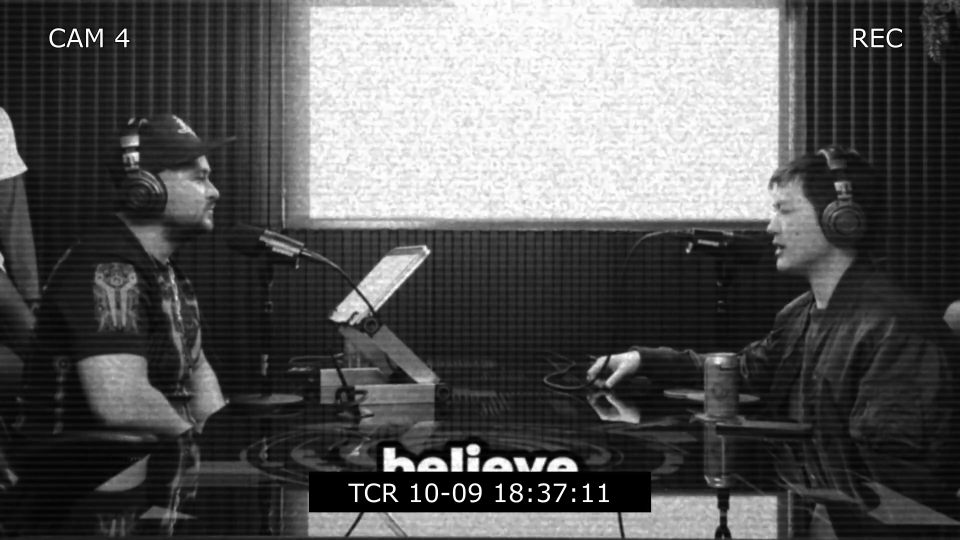
#> input picture data/hook_analysis/results/frames/3daVeYfF8aM_hook/frame_001.png, 1920 x 1080 px (shown at 1/2 size)
$ python -i image_service.py   (imports and definitions only)
#> lines starting #> are read from the running program, lines starting #| are printed output that depends on the picture
#> further down, picture is the input picture: PIL image 1920x1080 RGB; min 0, max 255, mean 88
# Protocol Pulse Editorial Image Service
# 90% Pexels stock photos, 10% Grok hyper-realistic (top articles with named people/brands only)
# Red/black brand overlay on all images for cohesive look

import os
import re
import time
import logging
import requests
import hashlib
from pathlib import Path
from PIL import Image, ImageDraw, ImageFilter, ImageEnhance
from io import BytesIO

logger = logging.getLogger(__name__)

HEADERS_DIR = Path("static/images/headers")
# [1 line not run here, left out]

# Target size: 1200x630 (OpenGraph standard, works for SEO, Substack, social)
TARGET_WIDTH = 1200
TARGET_HEIGHT = 630

# Keywords that indicate a "top article" worthy of Grok generation
TOP_ARTICLE_INDICATORS = [
    'michael saylor',
    'elon musk',
    'trump',
    'biden',
    'powell',
    'gensler',
    'blackrock',
    'fidelity',
    'jpmorgan',
    'goldman sachs',
    'sec ',
    'fed ',
    'federal reserve',
    'congress',
    'senate',
    'white house',
    'breaking:',
    'exclusive:',
    'just in:',
]

class ImageGenerationService:
    """Pexels-first image service with Grok fallback for premium articles."""

    def __init__(self):
        self.pexels_key = os.environ.get("PEXELS_API_KEY", "")
        self.xai_key = os.environ.get("XAI_API_KEY", "")
        self.openai_key = os.environ.get("OPENAI_API_KEY", "")

        if self.pexels_key:
            logger.info("Image service initialized with Pexels (primary)")
        else:
            logger.warning(
                "PEXELS_API_KEY not set — image service will use fallbacks only"
            )

        if self.xai_key:
            logger.info(
                "Grok image generation available (secondary, top articles only)"
            )

    # ─── PUBLIC API ────────────────────────────────────────────────

    # [597 lines left out: functions generate_article_header_image, _fetch_pexels_image, _generate_grok_image, _generate_openai_image, _generate_fallback_image, _safe_filename and 5 more, not called in this run]

def _apply_brand_overlay(img):
    """Apply subtle red/black brand overlay for cohesive look."""
    # Slightly darken the image
    enhancer = ImageEnhance.Brightness(img)
    img = enhancer.enhance(0.75)
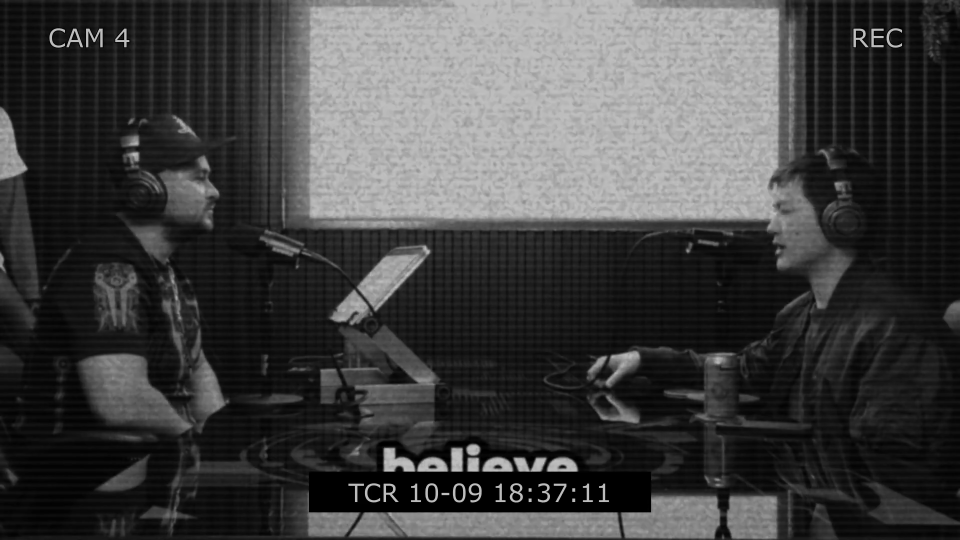
#> img: PIL image 1920x1080 RGB (shown at 1/2 size); min 0, max 191, mean 65.6

    # Boost contrast slightly
    enhancer = ImageEnhance.Contrast(img)
    img = enhancer.enhance(1.15)

    # Add subtle red tint via overlay
    overlay = Image.new("RGB", img.size, (40, 0, 0))
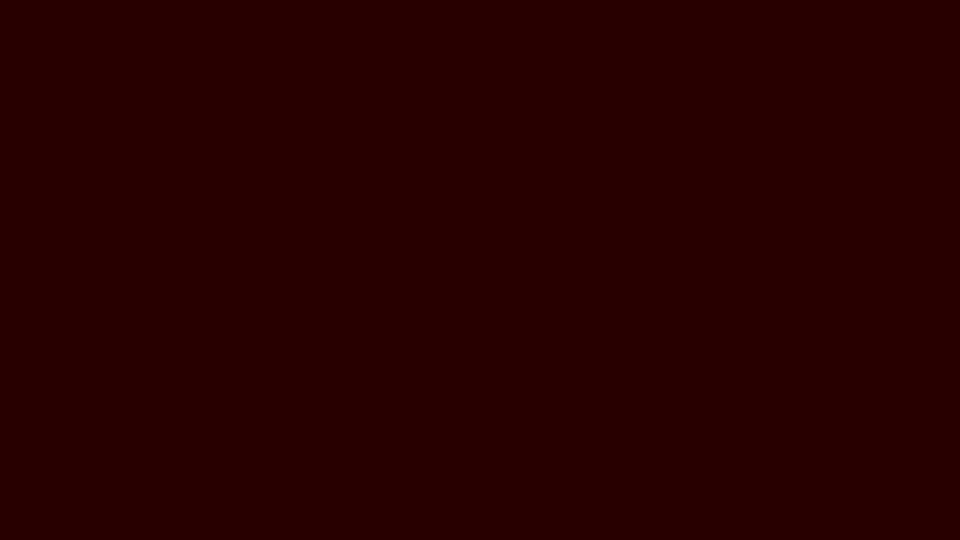
#> overlay: PIL image 1920x1080 RGB (shown at 1/2 size); mean R, G, B 40, 0, 0
    img = Image.blend(img, overlay, alpha=0.08)

    # Add gradient vignette (darker edges)
    vignette = Image.new("L", img.size, 255)
#> vignette: PIL image 1920x1080 L; every value is 255
    draw = ImageDraw.Draw(vignette)
    w, h = img.size
#> w = 1920; h = 1080
    for i in range(40):
        opacity = int(255 * (1 - i / 40.0) * 0.4)
        draw.rectangle([i, i, w - i - 1, h - i - 1], outline=opacity)

    # Apply vignette
    img_array = img.copy()
    r, g, b = img_array.split()
    r = Image.composite(r, Image.new("L", img.size, 0), vignette)
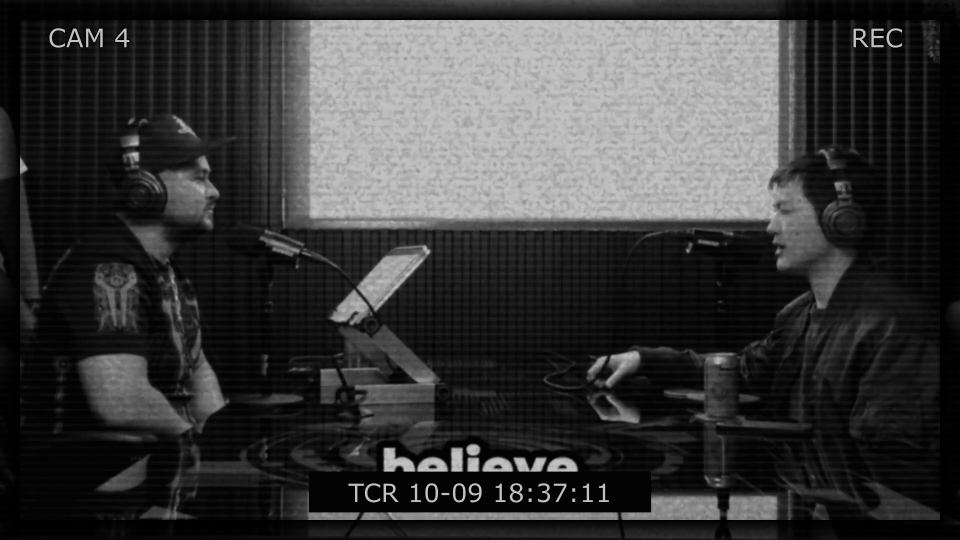
#> r: PIL image 1920x1080 L (shown at 1/2 size); min 0, max 195, mean 57.2
    g = Image.composite(g, Image.new("L", img.size, 0), vignette)
    b = Image.composite(b, Image.new("L", img.size, 0), vignette)
    img = Image.merge("RGB", (r, g, b))

    # Add thin red accent line at bottom
    draw = ImageDraw.Draw(img)
    draw.line([(0, h - 3), (w, h - 3)], fill=(220, 38, 38), width=2)

    return img

# Singleton instance (imported by other modules)
image_service = ImageGenerationService()

# Standalone function aliases (imported by other modules)
def generate_article_header_image(title, category=None):
    return image_service.generate_article_header_image(title, category)

def generate_opinion_header_image(title, category=None):
    return image_service.generate_article_header_image(title, category)

>>> from PIL import Image
>>> picture = Image.open('../data/hook_analysis/results/frames/3daVeYfF8aM_hook/frame_001.png')
>>> result = _apply_brand_overlay(picture)

$ run again, on data/hook_analysis/results/frames/629GOA6ozfA_hook/frame_002.png
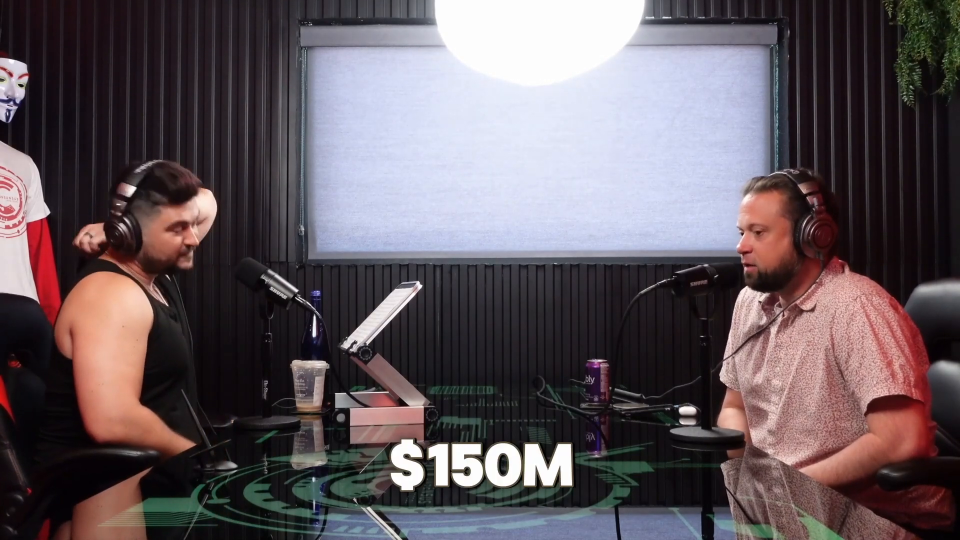
#> input picture data/hook_analysis/results/frames/629GOA6ozfA_hook/frame_002.png, 1920 x 1080 px (shown at 1/2 size)
#> picture is the input picture: PIL image 1920x1080 RGB; mean R, G, B 99.2, 88.6, 94.2
#> vignette: PIL image 1920x1080 L; every value is 255
#> in _apply_brand_overlay, `b = Image.composite(b, Image.new("L", img.size, 0), vignette)`:
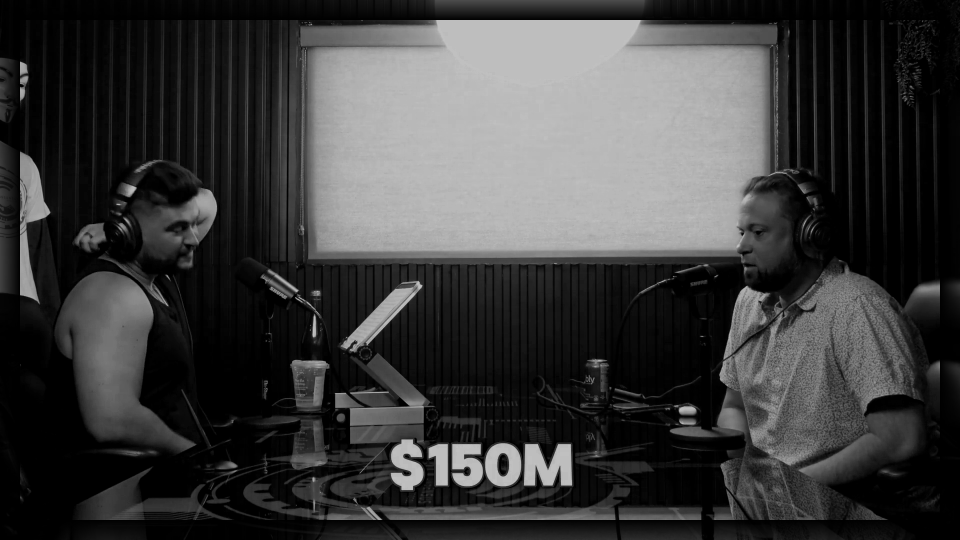
#> b: PIL image 1920x1080 L (shown at 1/2 size); min 0, max 192, mean 59.5
#> in _apply_brand_overlay, `img = Image.merge("RGB", (r, g, b))`:
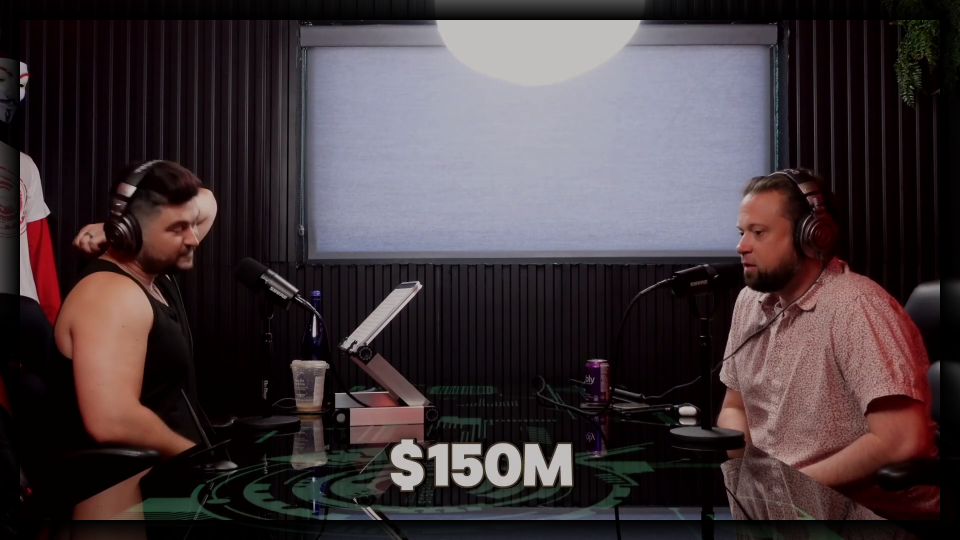
#> img: PIL image 1920x1080 RGB (shown at 1/2 size); mean R, G, B 66.2, 55.7, 59.5

$ run again, on data/hook_analysis/results/frames/Adoption：_Knut_Svanholm_｜_Ever/frame_001.png
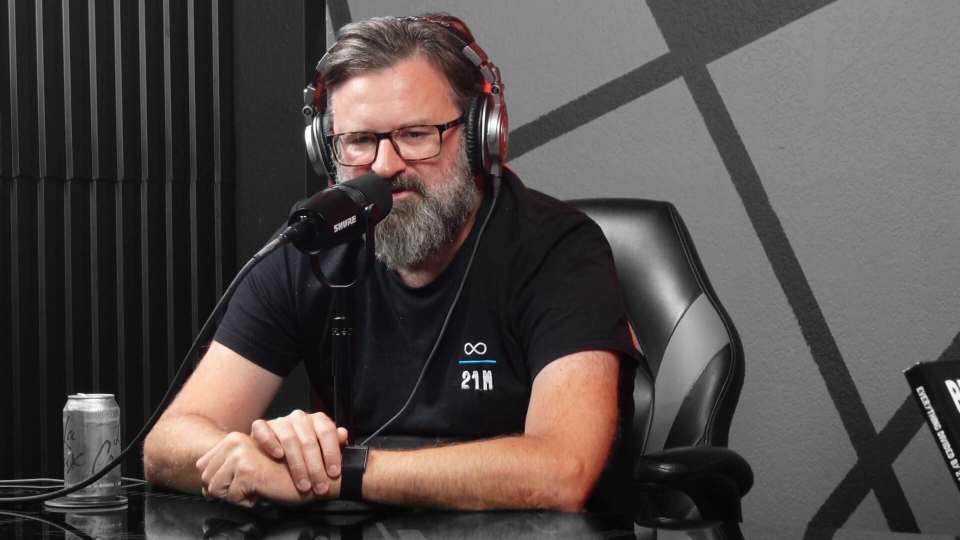
#> input picture data/hook_analysis/results/frames/Adoption：_Knut_Svanholm_｜_Ever/frame_001.png, 1920 x 1080 px (shown at 1/2 size)
#> picture is the input picture: PIL image 1920x1080 RGB; mean R, G, B 81.7, 74.8, 73.3
#> vignette: PIL image 1920x1080 L; every value is 255
#> in _apply_brand_overlay, `b = Image.composite(b, Image.new("L", img.size, 0), vignette)`:
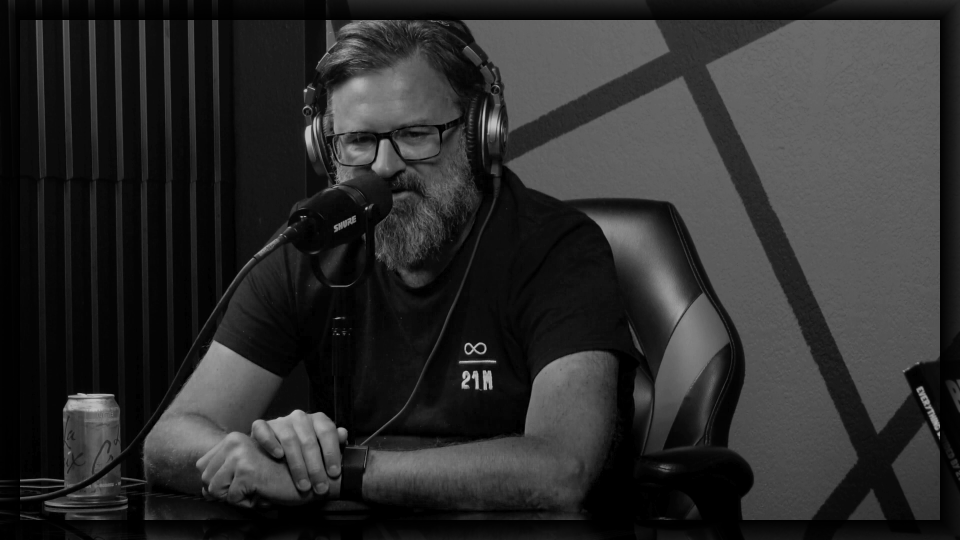
#> b: PIL image 1920x1080 L (shown at 1/2 size); min 0, max 194, mean 44.8
#> in _apply_brand_overlay, `img = Image.merge("RGB", (r, g, b))`:
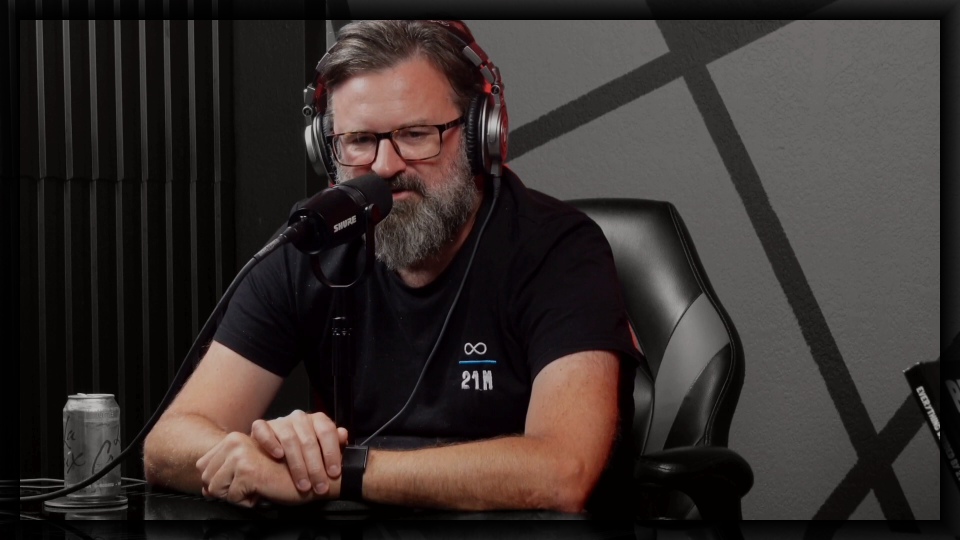
#> img: PIL image 1920x1080 RGB (shown at 1/2 size); mean R, G, B 54.3, 46.1, 44.8
